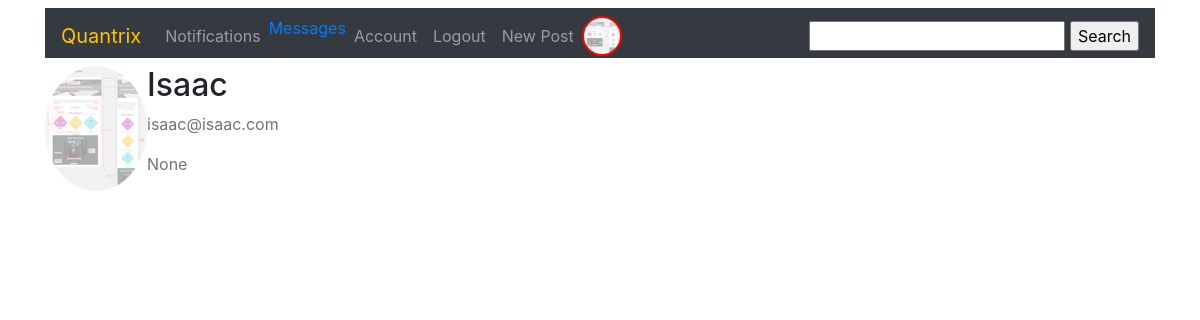
The page /myprofile (signed in) on the database as committed earlier.
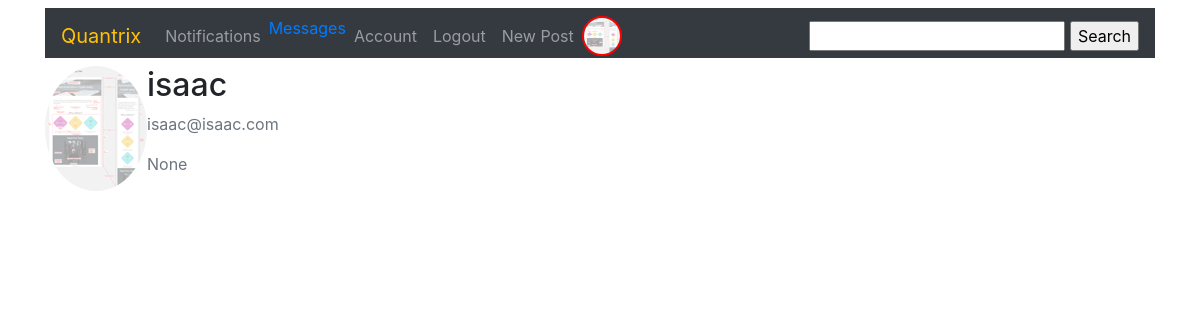
The same page on the database as committed later.
### quandromy/database.py (models this page shows, shortened)
class User(db.Model, UserMixin): #The users mixing class helps in user management. We inherit the "is_authenticated" method from here
    __tablename__ = 'users'
    __searchable__ = ['fullname', 'username']
    id = db.Column(db.Integer, primary_key = True)
    fullname = db.Column(db.String(100), nullable = False)
    username = db.Column(db.String(20), unique = True, nullable = False, index = True)
    role_id = db.Column(db.Integer, db.ForeignKey('roles.id'))
    email = db.Column(db.String(120), unique = True, nullable = False, index = True)
    country = db.Column(db.String(200))
    about_me = db.Column(db.Text())
    member_since = db.Column(db.DateTime(), default=datetime.utcnow)
    last_seen = db.Column(db.DateTime(), default=datetime.utcnow)
    image_file = db.Column(db.String(20), nullable = False, default = 'default.png')
    last_message_read_time = db.Column(db.DateTime)
    password = db.Column(db.String(60), nullable = False)
    comments = db.relationship('Comment', backref='author', lazy='dynamic')
    Report = db.relationship('Report', backref='author', lazy='dynamic')
    Post = db.relationship('Post', backref = 'author', lazy = 'dynamic')
    followed = db.relationship('Follow',
                               foreign_keys=[Follow.follower_id],               #SQLAlchemy cannot use the association table transparently because that will not give
                               backref=db.backref('follower', lazy='joined'),   #the application access to the custom fields in it. Instead, the many-to-many relationship
                               lazy='dynamic',                                  #must be decomposed into the two basic one-to-many relationships for the left
                               cascade='all, delete-orphan')                    #and right sides, and these must be defined as standard relationships.
    followers = db.relationship('Follow',
                                foreign_keys=[Follow.followed_id],
                                backref=db.backref('followed', lazy='joined'),
                                lazy='dynamic',
                                cascade='all, delete-orphan')
    messages_sent = db.relationship('Message',
                                    foreign_keys='Message.sender_id',
                                    backref='sender', lazy='dynamic')
    messages_received = db.relationship('Message',
                                        foreign_keys='Message.recipient_id',
                                        backref='recipient', lazy='dynamic')
    def new_messages(self):
        last_read_time = self.last_message_read_time or datetime(1900, 1, 1)
        return Message.query.filter_by(recipient=self).filter(
            Message.timestamp > last_read_time).count()
    staticmethod

### quandromy/users/routes.py (the view)
@users.route('/myprofile')
def myprofile():
    image_file = url_for('static', filename = 'img/' + current_user.image_file)
    return render_template('users/myprofile.html',  image_file = image_file)

### quandromy/main/forms.py
class SearchForm(FlaskForm):
    search = StringField('search', validators=[DataRequired()])

### quandromy/main/__init__.py (called while the page is built)
@main.app_context_processor
def inject_permissions():
    return dict(Permission=Permission)

### quandromy/users/routes.py (called while the page is built)
@users.before_request
def before_request():
    if current_user.is_authenticated:
        current_user.last_seen = datetime.utcnow()
        db.session.commit()
        g.search_form = SearchForm()

@login_manager.user_loader #This is reuqired to manage users by their ID's
def load_user(user_id):
    return User.query.get(int(user_id))

### quandromy/templates/users/myprofile.html (shortened to what this page needs)
{% extends 'base.html'%}
{% block div %}
<div class="content-section">
  <div class="media">
    <img class="rounded-circle account-img" src="{{image_file}}" alt="profile pic">
    <div class="media-body">
      <h2 class="account-heading">{{current_user.fullname}}</h2>
      <p class="text-secondary">{{current_user.email}}</p>
      <p class="text-secondary">{{current_user.country}}</p>
    </div>
  </div>
</div>
{% endblock %}

### quandromy/templates/base.html (shortened to what this page needs)
<!doctype html>
<html lang="en">
  <head>
    <link rel="stylesheet" href="https://stackpath.bootstrapcdn.com/bootstrap/4.4.1/css/bootstrap.min.css">
    <link rel="stylesheet" type="text/css" href="{{url_for('static', filename = 'css/main.css')}}">
  </head>
  {% if current_user.is_authenticated %}
  <nav class="container sticky-top navbar navbar-expand-lg navbar-dark bg-dark mb-2 mt-2">
    <a class="navbar-brand text-warning" href="{{url_for('main.index')}}" >Quantrix</a>
<div class="collapse navbar-collapse" id="navbarSupportedContent">
  <ul class="navbar-nav mr-auto">
        <li class="nav-item">
          <a class="nav-link" href="#">Notifications</a>
        </li>
        <li class="nav-item">
          <a href="{{ url_for('users.messages') }}">
            Messages
            {% set new_messages = current_user.new_messages() %}
        </a>
        </li>
        <li class="nav-item">
          <a class="nav-link" href="{{url_for('users.account')}}">Account</a>
        </li>
        <li class="nav-item">
          <a class="nav-link" href="{{url_for('users.logout')}}">Logout</a>
        </li>
        <li class="nav-item">
          <a class="nav-link" href="{{url_for('posts.new_post')}}">New Post</a>
        </li>
        <li class="nav-item">
          <img class="rounded-circle account-img my-img mr-sm-2" src="{{url_for('static', filename = 'img/' + current_user.image_file)}}" alt="profile pic">
        </li>
  </ul>
  <form style="display: inline;" action="{{ url_for('main.search') }}" method="post" name="search" placeholder="search" autocomplete="on">
        {{ g.search_form.hidden_tag() }}{{ g.search_form.search(size=20) }}
        <input type="submit" value="Search">
  </form>
</div>
</nav>
{% endif %}
  <body class = "container">
    {% block div %}{% endblock %}
  </body>
</html>

Rows that differ between the two databases and show on the page:
changed User "isaac@isaac.com": fullname "Isaac" → "isaac"
